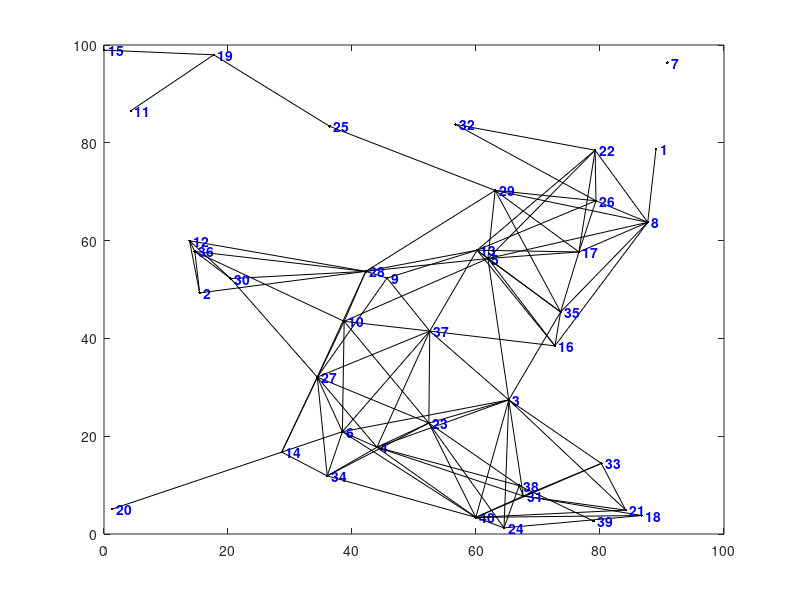

This chart was generated by the following MATLAB code: (Note: this script raises an error after producing the figure.)
function [dist,path] = dispath(nodes,segments,start_id,finish_id)
%DIJKSTRA Calculates the shortest distance and path between points on a map
%   using Dijkstra's Shortest Path Algorithm
% 
% [DIST, PATH] = DIJKSTRA(NODES, SEGMENTS, SID, FID)
%   Calculates the shortest distance and path between start and finish nodes SID and FID
% 
% [DIST, PATH] = DIJKSTRA(NODES, SEGMENTS, SID)
%   Calculates the shortest distances and paths from the starting node SID to all
%     other nodes in the map
% 
% Note:
%     DIJKSTRA is set up so that an example is created if no inputs are provided,
%       but ignores the example and just processes the inputs if they are given.
% 
% Inputs:
%     NODES should be an Nx3 or Nx4 matrix with the format [ID X Y] or [ID X Y Z]
%       where ID is an integer, and X, Y, Z are cartesian position coordinates)
%     SEGMENTS should be an Mx3 matrix with the format [ID N1 N2]
%       where ID is an integer, and N1, N2 correspond to node IDs from NODES list
%       such that there is an [undirected] edge/segment between node N1 and node N2
%     SID should be an integer in the node ID list corresponding with the starting node
%     FID (optional) should be an integer in the node ID list corresponding with the finish
% 
% Outputs:
%     DIST is the shortest Euclidean distance
%       If FID was specified, DIST will be a 1x1 double representing the shortest
%         Euclidean distance between SID and FID along the map segments. DIST will have
%         a value of INF if there are no segments connecting SID and FID.
%       If FID was not specified, DIST will be a 1xN vector representing the shortest
%         Euclidean distance between SID and all other nodes on the map. DIST will have
%         a value of INF for any nodes that cannot be reached along segments of the map.
%     PATH is a list of nodes containing the shortest route
%       If FID was specified, PATH will be a 1xP vector of node IDs from SID to FID.
%         NAN will be returned if there are no segments connecting SID to FID.
%       If FID was not specified, PATH will be a 1xN cell of vectors representing the
%         shortest route from SID to all other nodes on the map. PATH will have a value
%         of NAN for any nodes that cannot be reached along the segments of the map.
% 
% Example:
%     dijkstra; % calculates shortest path and distance between two nodes
%               % on a map of randomly generated nodes and segments
% 
% Example:
%     nodes = [(1:10); 100*rand(2,10)]';
%     segments = [(1:17); floor(1:0.5:9); ceil(2:0.5:10)]';
%     figure; plot(nodes(:,2), nodes(:,3),'k.');
%     hold on;
%     for s = 1:17
%         if (s <= 10) text(nodes(s,2),nodes(s,3),[' ' num2str(s)]); end
%         plot(nodes(segments(s,2:3)',2),nodes(segments(s,2:3)',3),'k');
%     end
%     [d, p] = dijkstra(nodes, segments, 1, 10)
%     for n = 2:length(p)
%         plot(nodes(p(n-1:n),2),nodes(p(n-1:n),3),'r-.','linewidth',2);
%     end
%     hold off;
% 
% Author: Joseph Kirk
% Email: jdkirk630 at gmail dot com
% Release: 1.3
% Release Date: 5/18/07
if (nargin < 3) % SETUP
    % (GENERATE RANDOM EXAMPLE OF NODES AND SEGMENTS IF NOT GIVEN AS INPUTS)
    % Create a random set of nodes/vertices,and connect some of them with
    % edges/segments. Then graph the resulting map.
    num_nodes = 40; L = 100; max_seg_length = 30; ids = (1:num_nodes)';
    nodes = [ids L*rand(num_nodes,2)]; % create random nodes
    h = figure; plot(nodes(:,2),nodes(:,3),'k.') % plot the nodes
    text(nodes(num_nodes,2),nodes(num_nodes,3),...
        [' ' num2str(ids(num_nodes))],'Color','b','FontWeight','b')
    hold on
    num_segs = 0; segments = zeros(num_nodes*(num_nodes-1)/2,3);
    for i = 1:num_nodes-1 % create edges between some of the nodes
        text(nodes(i,2),nodes(i,3),[' ' num2str(ids(i))],'Color','b','FontWeight','b')
        for j = i+1:num_nodes
            d = sqrt(sum((nodes(i,2:3) - nodes(j,2:3)).^2));
            if and(d < max_seg_length,rand < 0.6)
                plot([nodes(i,2) nodes(j,2)],[nodes(i,3) nodes(j,3)],'k.-')
                % add this link to the segments list
                num_segs = num_segs + 1;
                segments(num_segs,:) = [num_segs nodes(i,1) nodes(j,1)];
            end
        end
    end
    segments(num_segs+1:num_nodes*(num_nodes-1)/2,:) = [];
    axis([0 L 0 L])
    % Calculate Shortest Path Using Dijkstra's Algorithm
    % Get random starting/ending nodes,compute the shortest distance and path.
    start_id = ceil(num_nodes*rand); disp(['start id = ' num2str(start_id)]);
    finish_id = ceil(num_nodes*rand); disp(['finish id = ' num2str(finish_id)]);
    [distance,path] = dijkstra(nodes,segments,start_id,finish_id);
    disp(['distance = ' num2str(distance)]); disp(['path = [' num2str(path) ']']);
    % If a Shortest Path exists,Plot it on the Map.
    figure(h)
    for k = 2:length(path)
        m = find(nodes(:,1) == path(k-1));
        n = find(nodes(:,1) == path(k));
        plot([nodes(m,2) nodes(n,2)],[nodes(m,3) nodes(n,3)],'ro-','LineWidth',2);
    end
    title(['Shortest Distance from ' num2str(start_id) ' to ' ...
        num2str(finish_id) ' = ' num2str(distance)])
    hold off
    
else %--------------------------------------------------------------------------
    % MAIN FUNCTION - DIJKSTRA'S ALGORITHM
    
    % initializations
    node_ids = nodes(:,1);
    [num_map_pts,cols] = size(nodes);
    table = sparse(num_map_pts,2);
    shortest_distance = Inf(num_map_pts,1);
    settled = zeros(num_map_pts,1);
    path = num2cell(NaN(num_map_pts,1));
    col = 2;
    pidx = find(start_id == node_ids);
    shortest_distance(pidx) = 0;
    table(pidx,col) = 0;
    settled(pidx) = 1;
    path(pidx) = {start_id};
    if (nargin < 4) % compute shortest path for all nodes
        while_cmd = 'sum(~settled) > 0';
    else % terminate algorithm early
        while_cmd = 'settled(zz) == 0';
        zz = find(finish_id == node_ids);
    end
    while eval(while_cmd)
        % update the table
        table(:,col-1) = table(:,col);
        table(pidx,col) = 0;
        % find neighboring nodes in the segments list
        neighbor_ids = [segments(node_ids(pidx) == segments(:,2),3);
            segments(node_ids(pidx) == segments(:,3),2)];
        % calculate the distances to the neighboring nodes and keep track of the paths
        for k = 1:length(neighbor_ids)
            cidx = find(neighbor_ids(k) == node_ids);
            if ~settled(cidx)
                d = sqrt(sum((nodes(pidx,2:cols) - nodes(cidx,2:cols)).^2));
                if (table(cidx,col-1) == 0) || ...
                        (table(cidx,col-1) > (table(pidx,col-1) + d))
                    table(cidx,col) = table(pidx,col-1) + d;
                    tmp_path = path(pidx);
                    path(cidx) = {[tmp_path{1} neighbor_ids(k)]};
                else
                    table(cidx,col) = table(cidx,col-1);
                end
            end
        end
        % find the minimum non-zero value in the table and save it
        nidx = find(table(:,col));
        ndx = find(table(nidx,col) == min(table(nidx,col)));
        if isempty(ndx)
            break
        else
            pidx = nidx(ndx(1));
            shortest_distance(pidx) = table(pidx,col);
            settled(pidx) = 1;
        end
    end
    if (nargin < 4) % return the distance and path arrays for all of the nodes
        dist = shortest_distance';
        path = path';
    else % return the distance and path for the ending node
        dist = shortest_distance(zz);
        path = path(zz);
        path = path{1};
    end
end